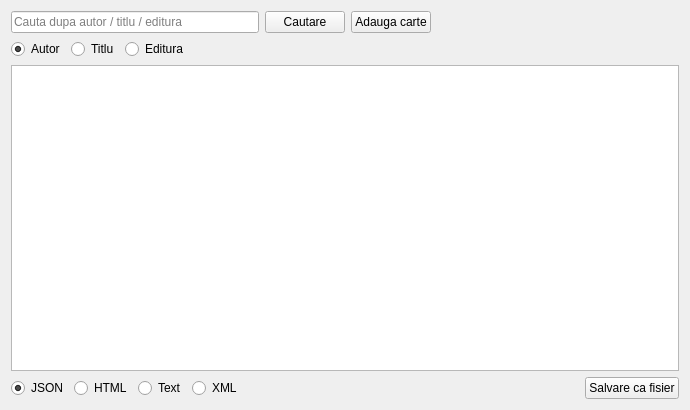
<?xml version="1.0" encoding="UTF-8"?>
<ui version="4.0">
 <class>LibraryApp</class>
 <widget class="QWidget" name="LibraryApp">
  <property name="geometry">
   <rect>
    <x>0</x>
    <y>0</y>
    <width>690</width>
    <height>410</height>
   </rect>
  </property>
  <property name="windowTitle">
   <string>Exemplul 2</string>
  </property>
  <layout class="QGridLayout" name="gridLayout">
   <item row="0" column="0">
    <layout class="QHBoxLayout" name="horizontalLayout">
     <item>
      <widget class="QLineEdit" name="search_bar">
       <property name="placeholderText">
        <string>Cauta dupa autor / titlu / editura</string>
       </property>
      </widget>
     </item>
     <item>
      <widget class="QPushButton" name="search_btn">
       <property name="text">
        <string>Cautare</string>
       </property>
      </widget>
     </item>
         <item>
            <widget class="QPushButton" name="add_book_btn">
             <property name="text">
                <string>Adauga carte</string>
             </property>
            </widget>
         </item>
     <item>
      <spacer name="horizontalSpacer_2">
       <property name="orientation">
        <enum>Qt::Horizontal</enum>
       </property>
       <property name="sizeHint" stdset="0">
        <size>
         <width>40</width>
         <height>20</height>
        </size>
       </property>
      </spacer>
     </item>
    </layout>
   </item>
   <item row="1" column="0">
    <layout class="QHBoxLayout" name="horizontalLayout_2">
     <item>
      <widget class="QRadioButton" name="author_rb">
       <property name="text">
        <string>Autor</string>
       </property>
       <property name="checked">
        <bool>true</bool>
       </property>
       <attribute name="buttonGroup">
        <string notr="true">search_rb_btns</string>
       </attribute>
      </widget>
     </item>
     <item>
      <widget class="QRadioButton" name="title_rb">
       <property name="text">
        <string>Titlu</string>
       </property>
       <attribute name="buttonGroup">
        <string notr="true">search_rb_btns</string>
       </attribute>
      </widget>
     </item>
     <item>
      <widget class="QRadioButton" name="publisher_rb">
       <property name="text">
        <string>Editura</string>
       </property>
       <attribute name="buttonGroup">
        <string notr="true">search_rb_btns</string>
       </attribute>
      </widget>
     </item>
     <item>
      <spacer name="horizontalSpacer">
       <property name="orientation">
        <enum>Qt::Horizontal</enum>
       </property>
       <property name="sizeHint" stdset="0">
        <size>
         <width>40</width>
         <height>20</height>
        </size>
       </property>
      </spacer>
     </item>
    </layout>
   </item>
   <item row="2" column="0">
    <widget class="QTextEdit" name="result">
     <property name="readOnly">
      <bool>true</bool>
     </property>
    </widget>
   </item>
   <item row="3" column="0">
    <layout class="QHBoxLayout" name="horizontalLayout_3">
     <item>
      <widget class="QRadioButton" name="json_rb">
       <property name="text">
        <string>JSON</string>
       </property>
       <property name="checked">
        <bool>true</bool>
       </property>
       <attribute name="buttonGroup">
        <string notr="true">file_type_rb_btns</string>
       </attribute>
      </widget>
     </item>
     <item>
      <widget class="QRadioButton" name="html_rb">
       <property name="text">
        <string>HTML</string>
       </property>
       <attribute name="buttonGroup">
        <string notr="true">file_type_rb_btns</string>
       </attribute>
      </widget>
     </item>
     <item>
      <widget class="QRadioButton" name="text_rb">
       <property name="text">
        <string>Text</string>
       </property>
       <attribute name="buttonGroup">
        <string notr="true">file_type_rb_btns</string>
       </attribute>
      </widget>
     </item>
         <item>
            <widget class="QRadioButton" name="xml_rb">
             <property name="text">
                <string>XML</string>
             </property>
             <attribute name="buttonGroup">
                <string notr="true">file_type_rb_btns</string>
             </attribute>
            </widget>
         </item>
     <item>
      <spacer name="horizontalSpacer_3">
       <property name="orientation">
        <enum>Qt::Horizontal</enum>
       </property>
       <property name="sizeHint" stdset="0">
        <size>
         <width>40</width>
         <height>20</height>
        </size>
       </property>
      </spacer>
     </item>
     <item>
      <widget class="QPushButton" name="save_as_file_btn">
       <property name="text">
        <string>Salvare ca fisier</string>
       </property>
      </widget>
     </item>
    </layout>
   </item>
  </layout>
 </widget>
 <resources/>
 <connections/>
 <buttongroups>
  <buttongroup name="search_rb_btns"/>
  <buttongroup name="file_type_rb_btns"/>
 </buttongroups>
</ui>
